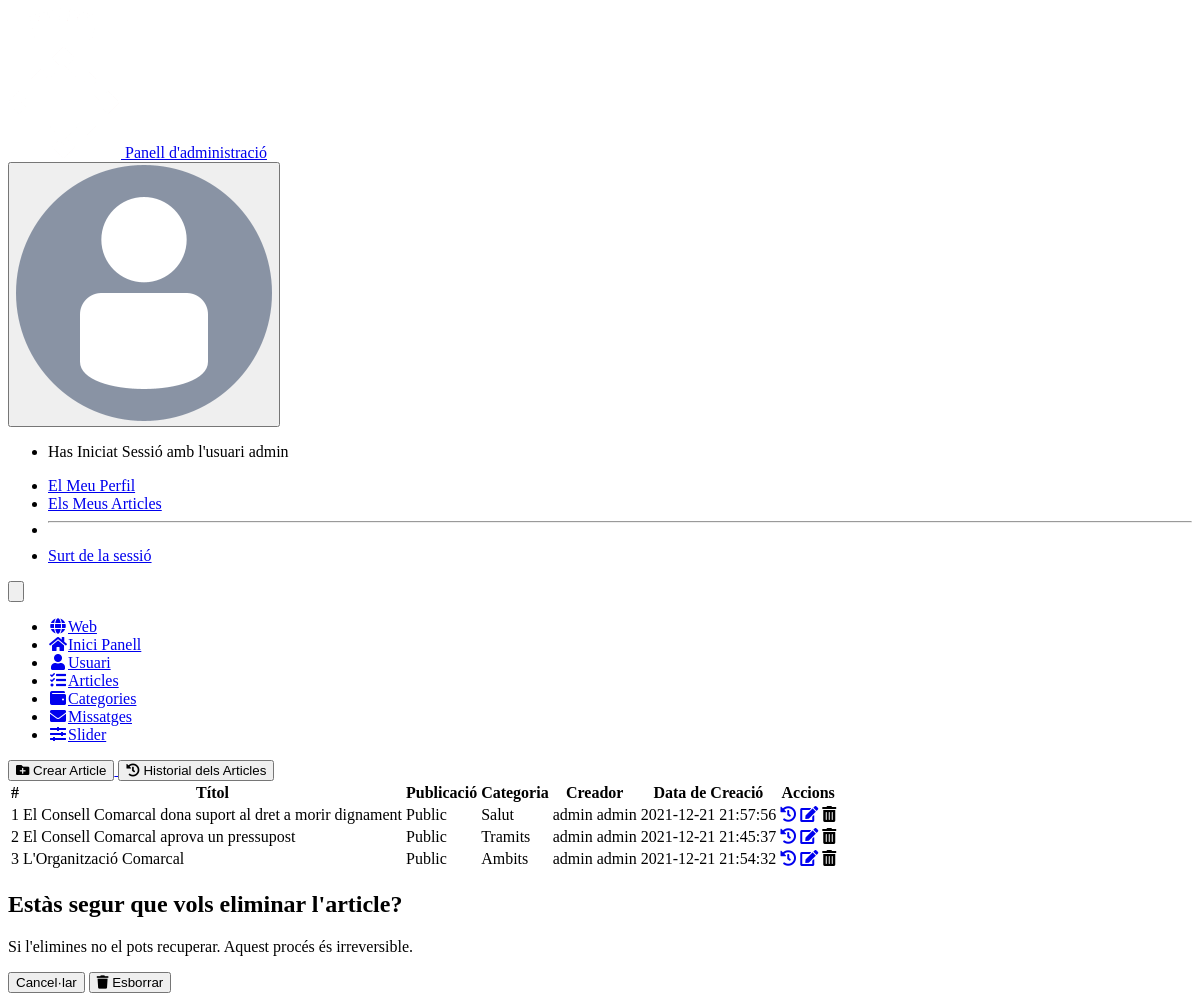
/index.php?r=llistararticle (signed in), run on the app's committed database.
### tables this page shows
CREATE TABLE `usuari` (
  `id` bigint(20) NOT NULL AUTO_INCREMENT,
  `nom` varchar(150) DEFAULT NULL,
  `cognom` varchar(150) DEFAULT NULL,
  `username` varchar(150) DEFAULT NULL,
  `contrasenya` varchar(150) DEFAULT NULL,
  `rol` varchar(150) DEFAULT 'Usuari',
  `email` varchar(150) DEFAULT NULL,
  `telefon` varchar(15) DEFAULT NULL,
  `imatge` varchar(100) DEFAULT '/img/users/userporfile.png',
  PRIMARY KEY (`id`),
  UNIQUE KEY `username` (`username`)
);

CREATE TABLE `article` (
  `id` bigint(20) NOT NULL AUTO_INCREMENT,
  `titol` varchar(150) DEFAULT NULL,
  `contingut` text DEFAULT NULL,
  `publicat` int(1) DEFAULT 0,
  `imatge` varchar(100) DEFAULT 'img/articles/logo2.png',
  `id_categoria` bigint(20) DEFAULT NULL,
  `id_usuari` bigint(20) DEFAULT NULL,
  `data_creacio` timestamp NOT NULL DEFAULT current_timestamp() ON UPDATE current_timestamp(),
  PRIMARY KEY (`id`),
  KEY `fk_categoriaArt` (`id_categoria`),
  KEY `fk_usuariArt` (`id_usuari`),
  CONSTRAINT `fk_categoriaArt` FOREIGN KEY (`id_categoria`) REFERENCES `categoria` (`id`) ON DELETE CASCADE ON UPDATE CASCADE,
  CONSTRAINT `fk_usuariArt` FOREIGN KEY (`id_usuari`) REFERENCES `usuari` (`id`) ON DELETE CASCADE ON UPDATE CASCADE
);

CREATE TABLE `categoria` (
  `id` bigint(20) NOT NULL AUTO_INCREMENT,
  `nom` varchar(150) DEFAULT NULL,
  `id_usuari` bigint(20) DEFAULT NULL,
  `data_creacio` timestamp NOT NULL DEFAULT current_timestamp() ON UPDATE current_timestamp(),
  PRIMARY KEY (`id`),
  KEY `fk_usuariCat` (`id_usuari`),
  CONSTRAINT `fk_usuariCat` FOREIGN KEY (`id_usuari`) REFERENCES `usuari` (`id`) ON DELETE CASCADE ON UPDATE CASCADE
);

### src/view/llistararticle.php (the view, shortened to what the rows shown need)
<!DOCTYPE html>
<html lang="ca">
<head>
    <?php require '../src/includes/head.php'; ?>
</head>
<body class="bg-black font-sans leading-normal tracking-normal">
    <?php
    require '../src/includes/nav_admin.php';
    ?>
    <div class="container w-full mx-auto pt-20">
        <div class="w-full px-4 md:px-0 md-8 mt-20 mb-16 text-gray-800 leading-normal text-center">
            <div class="flex flex-col">
                <div>
                    <div class="py-2 inline-block min-w-full sm:px-6 lg:px-8">
                        <div class="overflow-hidden sm:rounded-lg shadow-md">
                            <table class="mr-auto ml-auto mt-5">
                                <thead class="bg-gray-100 dark:bg-gray-700">
                                    <tr>
                                        <th scope="col" class="text-xs font-medium text-gray-700 px-6 py-3 text-left uppercase tracking-wider dark:text-gray-400">
                                            #
                                        </th>
                                        <th scope="col" class="text-xs font-medium text-gray-700 px-6 py-3 text-left uppercase tracking-wider dark:text-gray-400">
                                            Títol
                                        </th>
                                        <th scope="col" class="text-xs font-medium text-gray-700 px-6 py-3 text-left uppercase tracking-wider dark:text-gray-400">
                                            Publicació
                                        </th>
                                        <th scope="col" class="text-xs font-medium text-gray-700 px-6 py-3 text-left uppercase tracking-wider dark:text-gray-400">
                                            Categoria
                                        </th>
                                        <?php if ($dadesUsuariLogat["rol"] === "Administrador") { ?>
                                            <th scope="col" class="text-xs font-medium text-gray-700 px-6 py-3 text-left uppercase tracking-wider dark:text-gray-400">
                                                Creador
                                            </th>
                                        <?php } ?>
                                        <th scope="col" class="text-xs font-medium text-gray-700 px-6 py-3 text-left uppercase tracking-wider dark:text-gray-400">
                                            Data de Creació
                                        </th>
                                        <th scope="col" class="text-xs font-medium text-gray-700 px-6 py-3 text-left uppercase tracking-wider dark:text-gray-400">
                                            Accions
                                        </th>
                                    </tr>
                                </thead>
                                <?php foreach ($dadesarticle as $actual) { ?>
                                    <tr class="bg-white border-b dark:bg-gray-800 dark:border-gray-600">
                                        <td class="px-6 py-4 whitespace-nowrap text-sm font-medium text-gray-900 dark:text-white">
                                            <?php echo $actual['id']; ?>
                                        </td>
                                        <td class="text-sm text-gray-500 px-6 py-4 whitespace-nowrap dark:text-gray-400">
                                            <?php echo $actual['titol']; ?>
                                        </td>
                                        <td class="text-sm text-gray-500 px-6 py-4 whitespace-nowrap dark:text-gray-400">
                                            <?php if ($actual['publicat'] == 1) { ?>
                                                <span class="text-green-500 font-semibold">Public</span>
                                            <?php } else { ?>
                                                <span class="text-red-500 font-semibold">Privat</span>
                                            <?php } ?>
                                        </td>
                                        <td class="text-sm text-gray-500 px-6 py-4 whitespace-nowrap dark:text-gray-400">
                                            <?php echo $actual['categoria']; ?>
                                        </td>
                                        <?php if ($dadesUsuariLogat["rol"] === "Administrador") { ?>
                                            <td class="text-sm text-gray-500 px-6 py-4 whitespace-nowrap dark:text-gray-400">
                                                <?php echo $actual['creador']; ?>
                                            </td>
                                        <?php } ?>
                                        <td class="text-sm text-gray-500 px-6 py-4 whitespace-nowrap dark:text-gray-400">
                                            <?php echo $actual['data_creacio']; ?>
                                        </td>
                                        <td class="px-6 py-4 whitespace-nowrap text-right text-sm font-medium">
                                            <?php if ($dadesUsuariLogat["rol"] === "Administrador") { ?>
                                                <a href="index.php?r=historialArticleConcret&id=<?php echo $actual['id']; ?>" class="text-pink-600 hover:text-pink-900 dark:text-pink-500 dark:hover:underline"><i class="fas fa-history"></i></a>
                                            <?php } ?>
                                            <a href="index.php?r=actualitzararticle&id=<?php echo $actual['id']; ?>" class="text-blue-600 hover:text-blue-900 dark:text-blue-500 dark:hover:underline"><i class="fas fa-edit"></i></a>
                                            <span class="esborrarMissatge text-red-600 hover:text-red-900 dark:text-red-500 dark:hover:underline">
                                                <i class="fas fa-trash-alt"></i>
                                            </span>
                                        </td>
                                    </tr>
                                <?php } ?>
                            </table>
                        </div>
                    </div>
                </div>
            </div>
        </div>
    </div>
</body>
<div id="modalConfirmacio" class="hidden flex items-center justify-center fixed left-0 bottom-0 fixed z-10 inset-0 overflow-y-auto bg-gray-500 bg-opacity-75 transition-opacity" aria-labelledby="modal-title" role="dialog" aria-modal="true">
    <div class="bg-white rounded-lg w-1/2">
        <div class="text-center p-5 flex-auto justify-center">
            <h2 class="text-xl font-bold py-4 ">Estàs segur que vols eliminar l'article?</h3>
                <p class="text-sm text-gray-500 px-8">Si l'elimines no el pots recuperar. Aquest procés és irreversible.</p>
        </div>
    </div>
</div>
</html>

### src/includes/nav_admin.php (shortened to what the rows shown need)
<nav id="header" class="bg-red-600 fixed w-full z-10 top-0 shadow">
        <div class="w-full container mx-auto flex flex-wrap items-center mt-0 pt-3 pb-3 md:pb-0">
            <div class="w-1/2 pr-0">
                <div class="flex relative inline-block float-right">
                    <div class="relative text-sm text-gray-100">
                        <?php if ($logat) { ?>
                            <div class="hidden md:flex items-center space-x-3 mr-8">
                                <div class="relative text-sm text-gray-100">
                                    <button id="userButton" class="flex items-center focus:outline-none mr-3">
                                    <img src="<?php echo $dadesUsuariLogat["imatge"]?>" class="w-10 rounded-3xl" alt="user">
                                    </button>
                                    <div id="userMenu" class="bg-red-600 rounded shadow-md mt-2 w-60 absolute mt-12 top-0 right-0 min-w-full overflow-auto z-30 invisible">
                                        <ul class="list-reset">
                                            <li><p class="px-4 py-2 block text-gray-100 hover:bg-gray-800 no-underline hover:no-underline">Has Iniciat Sessió amb l'usuari <?php echo $usuarilogat;?></p></li>
                                            <li><a href="index.php?r=perfilusuari" class="px-4 py-2 block text-gray-100 hover:bg-gray-800 no-underline hover:no-underline">El Meu Perfil</a></li>
                                            <li><a href="index.php?r=articlespreferitsusuari" class="px-4 py-2 block text-gray-100 hover:bg-gray-800 no-underline hover:no-underline">Els Meus Articles</a></li>
                                            <li><hr class="border-t mx-2 border-gray-400"></li>
                                            <li><a href="index.php?r=logout" class="px-4 py-2 block text-gray-100 hover:bg-gray-800 no-underline hover:no-underline">Surt de la sessió</a></li>
                                        </ul>
                                    </div>
                                </div>
                            </div>
                        <?php } ?>
                    </div>
                </div>
            </div>
    </nav>

### data on the page
usuari: imatge (picture)
article: id "1", titol "El Consell Comarcal dona suport al dret a morir dignament", publicat "Public", id_categoria.nom "Salut", creador "admin admin", data_creacio "2021-12-21 21:57:56"
article: id "2", titol "El Consell Comarcal aprova un pressupost", publicat "Public", id_categoria.nom "Tramits", creador "admin admin", data_creacio "2021-12-21 21:45:37"
article: id "3", titol "L'Organització Comarcal", publicat "Public", id_categoria.nom "Ambits", creador "admin admin", data_creacio "2021-12-21 21:54:32"

### other printed values
$usuarilogat "admin"
